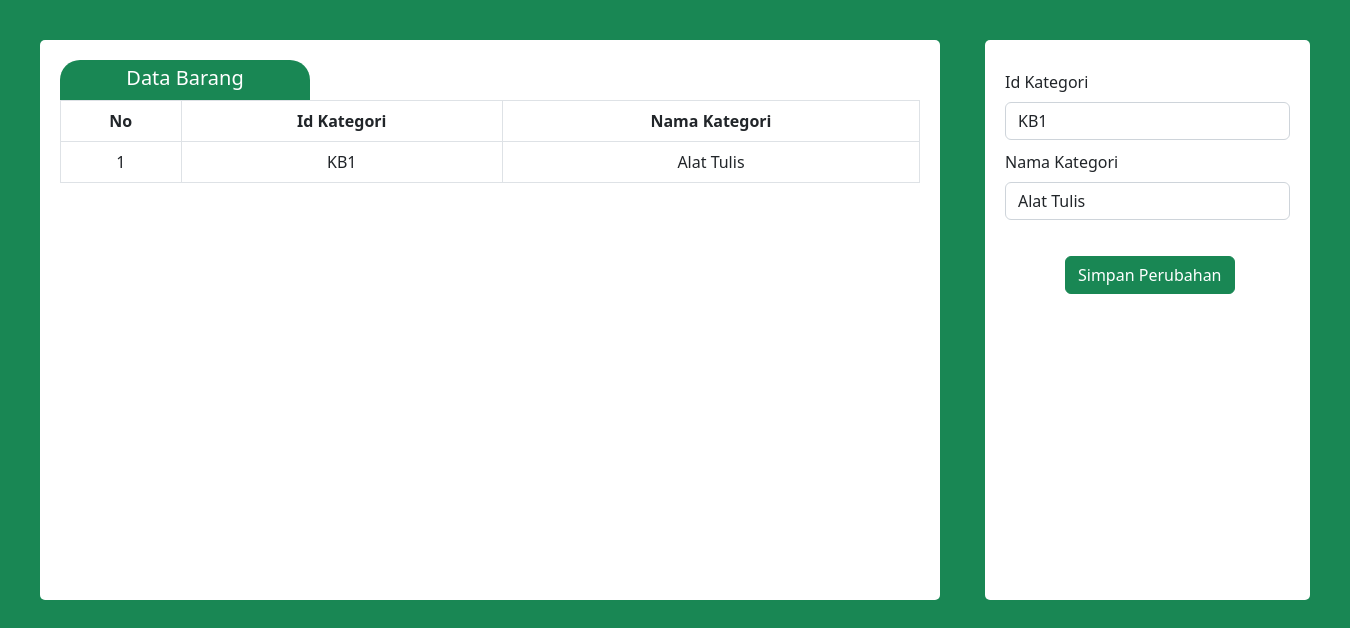
Screenshot of /ProjectUAS-Webdas_Final_Staf/edit_kategori.php?id_kategori=KB1 with the database file from the repository.
### tables this page shows
CREATE TABLE `kategori_barang` (
  `id_kategori` varchar(10) NOT NULL,
  `nama_kategori` varchar(100) DEFAULT NULL
);

### ProjectUAS-Webdas_Final_Staf/edit_kategori.php (the view, shortened to what this page needs)
<!DOCTYPE html>
<html>
<head>
	<link href="https://cdn.jsdelivr.net/npm/bootstrap@5.2.3/dist/css/bootstrap.min.css" rel="stylesheet">
</head>
<body class="bg-success">
	<div class="containerku4">
		<div class="list_kategori">
			<div class="text bg-success">
				<h5>Data Barang</h5>
			</div>
			<table border="1" class="table table-bordered">
				<tr>
					<th>No</th>
					<th>Id Kategori</th>
					<th>Nama Kategori</th>
				</tr>
				<?php
					$no = 1;
					include '../ProjectUAS-Webdas_Final_Login_LogOut/database.php';
					$id = $_GET['id_kategori'];
					$query = "select * from kategori_barang where id_kategori = '$id'";
					$data = mysqli_query($konek, $query);
					while ($result = mysqli_fetch_array($data)) {
				?>
				<tr>
					<td><?php echo $no++; ?></td>
					<td align="middle"><?php echo $result['id_kategori']; ?></td>
					<td align="middle"><?php echo $result['nama_kategori']; ?></td>
				</tr>
				<?php
					}
				 ?>
			</table>
		</div>
		<div class="update_kategori">
			<form method="POST" action="update_kategori.php">
				<div class="mb-3">
					<?php
						include '../ProjectUAS-Webdas_Final_Login_LogOut/database.php';
						$data = mysqli_query($konek, "select * from kategori_barang where id_kategori = '$id'");
						while ($result = mysqli_fetch_array($data)) {
					?>
  					<label for="id" class="form-label">Id Kategori</label>
  					<input type="text" class="form-control" id="id" name="id" value="<?php echo $result['id_kategori'] ?>" autocomplete="off">
  					<label for="nama" class="form-label">Nama Kategori</label>
  					<input type="text" class="form-control" id="nama" name="nama" value="<?php echo $result['nama_kategori'] ?>" autocomplete="off">
  					<?php } ?>
				</div>
				<button type="submit" class="btn btn-success" style="margin-left: 60px; margin-top: 20px;">Simpan Perubahan</button>
			</form>
		</div>
	</div>
</body>
</html>

### ProjectUAS-Webdas_Final_Staf/edit_kategori.php (style rules this page uses)
.containerku4 { width: 1330px; height: 620px; margin: 10px; padding: 10px; }
.list_kategori { width: 900px; height: 560px; margin: 20px 20px 20px 20px; padding: 20px; background-color: white; float: left; text-align: center; border-radius: 5px; }
.text { width: 250px; height: 40px; border-radius: 20px 20px 0px 0px; padding-top: 6px; color: white; }
.update_kategori { width: 325px; height: 560px; margin: 20px 20px 20px 0px; padding: 20px; background-color: white; float: right; border-radius: 5px; }
.form-label { margin-top: 10px; }

### rows the page displays
kategori_barang: id_kategori "KB1", nama_kategori "Alat Tulis", id "KB1", nama "Alat Tulis"
